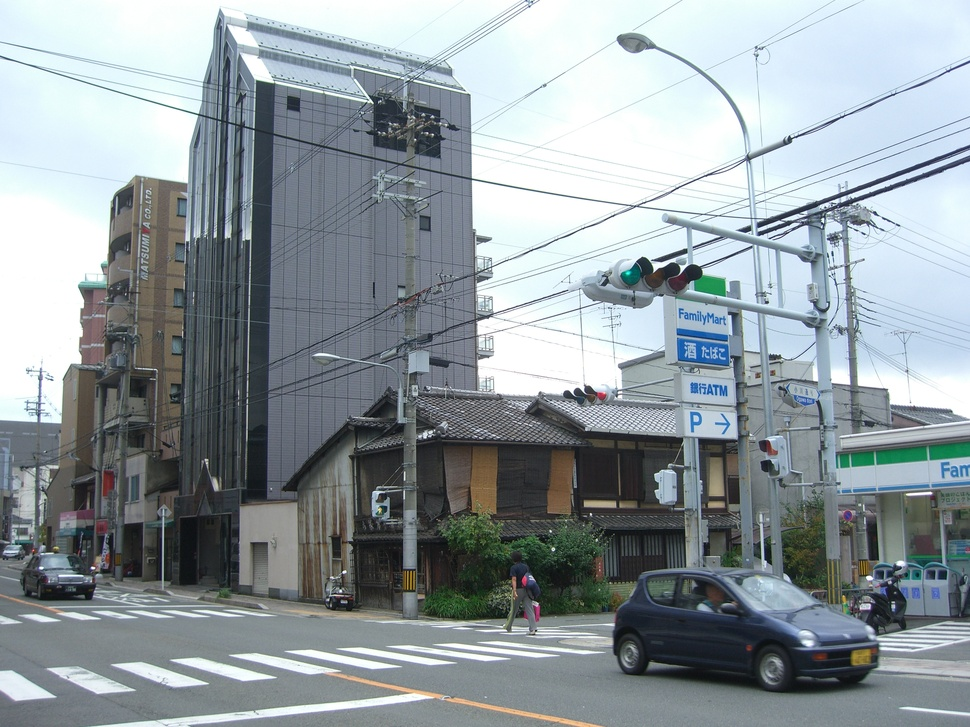
#> input picture ece4513/Assignment1/kyoto_street.JPG, 970 x 727 px, shrunk from 2816 x 2112 before the run
$ python getVanishingPoint.py
#> lines starting #> are read from the running program, lines starting #| are printed output that depends on the picture; long printed decimals are rounded
import numpy as np
import matplotlib.pyplot as plt
from matplotlib.pyplot import ginput

POINTS = [
    # x1, y1, x2, y2
    [1114.166666666667, 1125.5952380952383, 1441.7857142857147, 1140.8333333333337],
    [1270.3571428571431, 1262.7380952380954, 1658.928571428572, 1266.5476190476193],
    [984.2142857142856, 1944.642857142857, 749.9285714285713, 1893.2142857142858],
    [607.0714285714284, 1978.9285714285716, 418.49999999999983, 1910.357142857143],
    [1380.8781512605042, 1124.4747899159665, 1362.7268907563025, 261.2815126050423],
    [166.76050420168065, 1346.3235294117649, 180.87815126050407,1094.2226890756303]
]

class Line:

    def __init__(self, x1, y1, x2, y2):
        self.x1 = x1
        self.x2 = x2
        self.y1 = y1
        self.y2 = y2

        # ax + by + c = 0
        self.a = y1-y2
        self.b = x2-x1
        self.c = x1*y2-y1*x2

        self.length = get_point_dis((x1, y1), (x2, y2))
        self.tip =  (x1, y1) if(y1 < y2) else (x2, y2)
        self.bottom = (x1, y1) if(y1 > y2) else (x2, y2)


    def plot_line(self):
        plt.plot([self.x1, self.x2], [self.y1, self.y2], 'b')

    def normailize(self):
        k = np.sqrt(self.a**2 + self.b**2)
        self.a = self.a/k
        self.b = self.b/k
        self.c = self.c/k

def get_point_dis(pt1:tuple, pt2:tuple):
    return np.sqrt((pt1[0]-pt2[0])**2 + (pt1[1]-pt2[1])**2)

def get_line_cross(line1:Line, line2:Line):

    c = np.array([line1.c, line2.c]).T
    A = np.array([
        [line1.a, line1.b],
        [line2.a, line2.b]])

    cross = -np.dot(np.linalg.inv(A), c)
    u, v = cross[0], cross[1]
    plt.scatter([u], [v])

    # plot a intersection
    if(get_point_dis((line1.x1, line1.y1), (u, v)) > get_point_dis((line1.x2, line1.y2), (u, v))):
        # choose closer x2, y2 and draw line from line1(x2, y2) to (u,v)
        plt.plot([line1.x2, u], [line1.y2, v])
    else:
        # choose closer x1, y1 and draw line from line1(x2, y2) to (u,v)
        plt.plot([line1.x1, u], [line1.y1, v])

    if(get_point_dis((line2.x1, line2.y1), (u, v)) > get_point_dis((line2.x2, line2.y2), (u, v))):
        # choose closer x2, y2 and draw line from line2(x2, y2) to (u,v)
        plt.plot([line2.x2, u], [line2.y2, v])
    else:
        # choose closer x1, y1 and draw line from line2(x2, y2) to (u,v)
        plt.plot([line2.x1, u], [line2.y1, v])

    return u, v

def get_horizon_line(pt1:tuple, pt2:tuple):

    hor_line = Line(pt1[0], pt1[1], pt2[0], pt2[1])
    hor_line.normailize()
    return hor_line

# a question
def getVanishingPoint(im, manul = True, POINTS = POINTS):

    lines = []
    vps = []
    plt.imshow(im)

    if(manul == True):

        while True:
            print(' ')
            print('Click first point or click the same point twice to stop')

            x1,y1 = ginput(1)[0]

            print("report x1 = {}, y1 = {}".format( x1, y1))

            print('Click second point')
            x2,y2 = ginput(1)[0]
            print("report x2 = {}, y2 = {}".format( x2, y2))

            new_line = Line(x1, y1, x2, y2)
            new_line.plot_line()
            lines.append(new_line)

            # click one place for twice to end
            length = np.sqrt((y2-y1)**2 + (x2-x1)**2)
            if length < 0.0001:
                break

    else:
        for i in range(len(POINTS)):
            point = POINTS[i]
            x1 = point[0]
            y1 = point[1]
            x2 = point[2]
            y2 = point[3]
            new_line = Line(x1, y1, x2, y2)
            new_line.plot_line()
            lines.append(new_line)

    print('find VP')
    # insert code here to compute vp (3-d vector in homogeneous coordinates)

    # get intersection
    for i in range(len(lines)//2):
        cross = get_line_cross(lines[2*i], lines[2*i+1])
        vps.append(cross)
        print("Vinishing Point %d: (%f, %f)" %(i+1, vps[i][0], vps[i][1]))

    # get vinishing line
    hori_line = get_horizon_line(vps[0], vps[1])

    # show the line info and draw the line
    hori_line.plot_line()
    print("The vinishing line is: %fx + %fy + %f = 0"%(hori_line.a, hori_line.b, hori_line.c))

    return vps

# b quesiton
# Our assumption on K: unit aspect ratio & no skew
# [[f, 0, u0],
# [0, f, v0],
# [0, 0,  1]]
def get_intrinsic(vps:list):

    if(len(vps) != 3):
        print("not enough vanishing points given...")
        return

    vp1, vp2, vp3 = vps[0], vps[1], vps[2]
    # solve the least square problem
    u1, v1 = vp1
    u2, v2 = vp2
    u3, v3 = vp3
    # config Ab = zeros
    A = np.array([
        [u1*u2+v1*v2, u1+u2, v1+v2, 1],
        [u3*u2+v3*v2, u3+u2, v3+v2, 1],
        [u1*u3+v1*v3, u1+u3, v1+v3, 1]])

    # solve the eigen vector and value of ATA
    w, v = np.linalg.eig(np.dot(A.T, A))

    # b is the eigen vector of the smallest eigen value
    i_min = w.argmin()
    b = v[i_min]
    print("Ab = 0 by least squred solution b = {}\n".format(b))

    # get f, u0, v0
    f = np.sqrt(1/b[0])
    u0 = np.sqrt(-np.square(f)*b[1])
    v0 = np.sqrt(-np.square(f)*b[2])

    print("intrinsic argument solved, f = {}, u0 = {}, v0 = {}\n".format(f, u0, v0))
    K = np.array([
        [f, 0, u0],
        [0, f, v0],
        [0, 0, 1]])
    return K

# c question
# get rotation
def get_rotationM(vps:list, K:np.ndarray):

    if(len(vps) != 3):
        print("not enough vanishing points given...")
        return

    vp1 = np.array([vps[0][0], vps[0][1], 1])
    vp2 = np.array([vps[1][0], vps[1][1], 1])
    vp3 = np.array([vps[2][0], vps[2][1], 1])

    r1 = np.dot(np.linalg.inv(K), vp1)
    r1 = r1/np.linalg.norm(r1, ord=2)
    r2 = np.dot(np.linalg.inv(K), vp2)
    r2 = r1/np.linalg.norm(r2, ord=2)
    r3 = np.dot(np.linalg.inv(K), vp3)
    r3 = r1/np.linalg.norm(r3, ord=2)

    R = np.array([r1, r2, r3])

    print("The rotation matirx R is\n",R)
    return R

# d question


if __name__ == "__main__":
    im = plt.imread('./kyoto_street.JPG')
#> im is the input picture: shape (727, 970, 3); mean R, G, B 144.6, 154.3, 158.9
    vps = getVanishingPoint(im, manul=False)
#> vps = [(4808.5, 1297.4), (-205.2, 1683.5), (1052.8, -14476.3)]
    K = get_intrinsic(vps)
#> in get_intrinsic, `vp1, vp2, vp3 = vps[0], vps[1], vps[2]`: vp1 = (4808.5, 1297.4); vp2 = (-205.2, 1683.5); vp3 = (1052.8, -14476.3)
#> in get_intrinsic, `u1, v1 = vp1`: u1 = 4808.5; v1 = 1297.4
#> in get_intrinsic, `u2, v2 = vp2`: u2 = -205.2; v2 = 1683.5
#> in get_intrinsic, `u3, v3 = vp3`: u3 = 1052.8; v3 = -14476.3
#> in get_intrinsic, `A = np.array([ [u1*u2+v1*v2, u1+u2, v1+v2, 1], [u3*u2+v3*v2, u3+u2, v3..`: A = [[1197389.2, 4603.3, 2981, 1], [-24587500.9, 847.6, -12792.7, 1], [-13719338, 5861.4, -13178.8, 1]]
#> in get_intrinsic, `w, v = np.linalg.eig(np.dot(A.T, A))`: w = [7.94e+14, 54182456.6, 23343242.7, -4.44e-16]; v = [[-1, -0.000448, 0.000456, 8.04e-08], [0.000121, -0.833, -0.554, -0.000181], [-0.000628, 0.554, -0.833, -8.83e-05], [4.67e-08, -0.000102, -0.000174, 1]]
#> in get_intrinsic, `i_min = w.argmin()`: i_min = 3
#> in get_intrinsic, `b = v[i_min]`: b = [4.67e-08, -0.000102, -0.000174, 1]
#| Ab = 0 by least squred solution b = [ 4.67256122e-08 -1.01801183e-04 -1.73726378e-04  9.99999980e-01]
#> in get_intrinsic, `f = np.sqrt(1/b[0])`: f = 4626.2
#> in get_intrinsic, `u0 = np.sqrt(-np.square(f)*b[1])`: u0 = 46.68
#> in get_intrinsic, `v0 = np.sqrt(-np.square(f)*b[2])`: v0 = 60.98
#| intrinsic argument solved, f = 4626.180, u0 = 46.677, v0 = 60.976
#> in get_intrinsic, `K = np.array([ [f, 0, u0], [0, f, v0], [0, 0, 1]])`: K = [[4626.2, 0, 46.68], [0, 4626.2, 60.98], [0, 0, 1]]

    # set the vanishing point as the given order:[right:X, vertival:Y, left:Z]
    order_vps = [vps[0], vps[2], vps[1]]
#> order_vps = [(4808.5, 1297.4), (1052.8, -14476.3), (-205.2, 1683.5)]
    R = get_rotationM(order_vps, K)
#> in get_rotationM, `vp1 = np.array([vps[0][0], vps[0][1], 1])`: vp1 = [4808.5, 1297.4, 1]
#> in get_rotationM, `vp2 = np.array([vps[1][0], vps[1][1], 1])`: vp2 = [1052.8, -14476.3, 1]
#> in get_rotationM, `vp3 = np.array([vps[2][0], vps[2][1], 1])`: vp3 = [-205.2, 1683.5, 1]
#> in get_rotationM, `r1 = np.dot(np.linalg.inv(K), vp1)`: r1 = [1.03, 0.267, 1]
#> in get_rotationM, `r1 = r1/np.linalg.norm(r1, ord=2)`: r1 = [0.705, 0.183, 0.685]
#> in get_rotationM, `r2 = np.dot(np.linalg.inv(K), vp2)`: r2 = [0.217, -3.14, 1]
#> in get_rotationM, `r2 = r1/np.linalg.norm(r2, ord=2)`: r2 = [0.213, 0.0554, 0.207]
#> in get_rotationM, `r3 = np.dot(np.linalg.inv(K), vp3)`: r3 = [-0.0545, 0.351, 1]
#> in get_rotationM, `r3 = r1/np.linalg.norm(r3, ord=2)`: r3 = [0.665, 0.173, 0.646]
#> in get_rotationM, `R = np.array([r1, r2, r3])`: R = [[0.705, 0.183, 0.685], [0.213, 0.0554, 0.207], [0.665, 0.173, 0.646]]
#| The rotation matirx R is
#|  [[0.7051 0.1831  0.685 ]
#|  [0.2134 0.0554 0.2073]
#|  [0.6645 0.1725 0.6456]]
    plt.show()
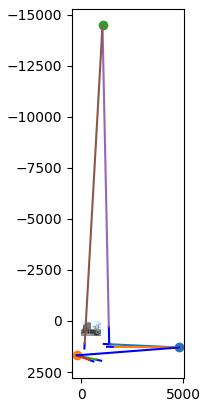
#> figure drawn by matplotlib, 1 panel
